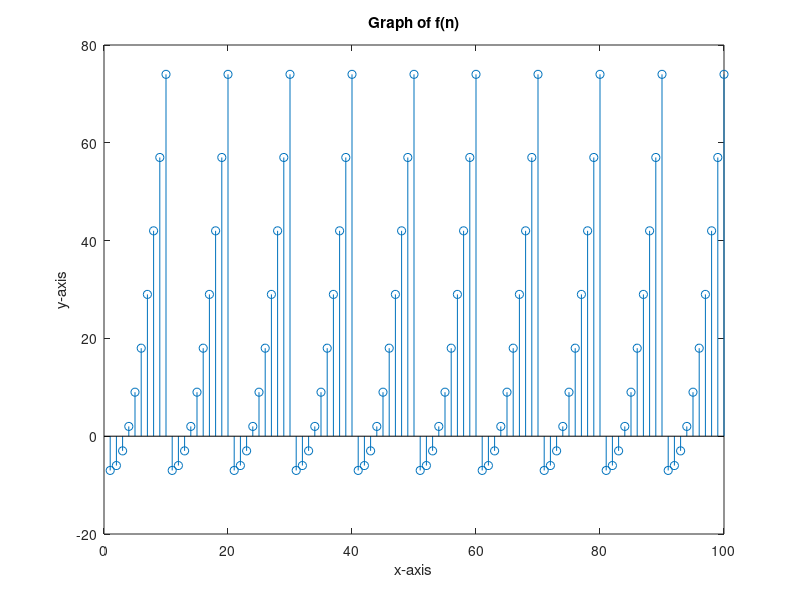

This chart was generated by the following MATLAB code:
%% Number 1  
%Write a program that will implement the functio nwhere ? is an integer and ? ? 0. Using your program, graph ?(?) from ? = 0 to ? = 99 using stem().Provided with figures, describe and comment on the graph ?(?).
f=0:99;
    for n=1:100
        if f(n)<=9
            f(n)=f(n)^2-7;
        elseif f(n)>=10
            f(n)= f(n-10);
        end
    end
y=f;
stem(y)
title('Graph of f(n)')
xlabel('x-axis')
ylabel('y-axis')
%the graph plotted was a slope starting at -7 up to 74 then repeating until
%it reaches the 99th iteration 